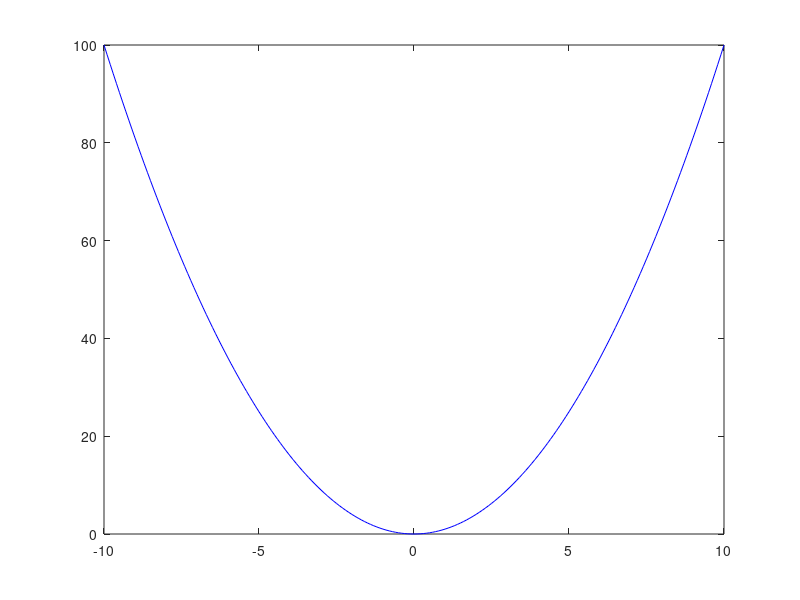
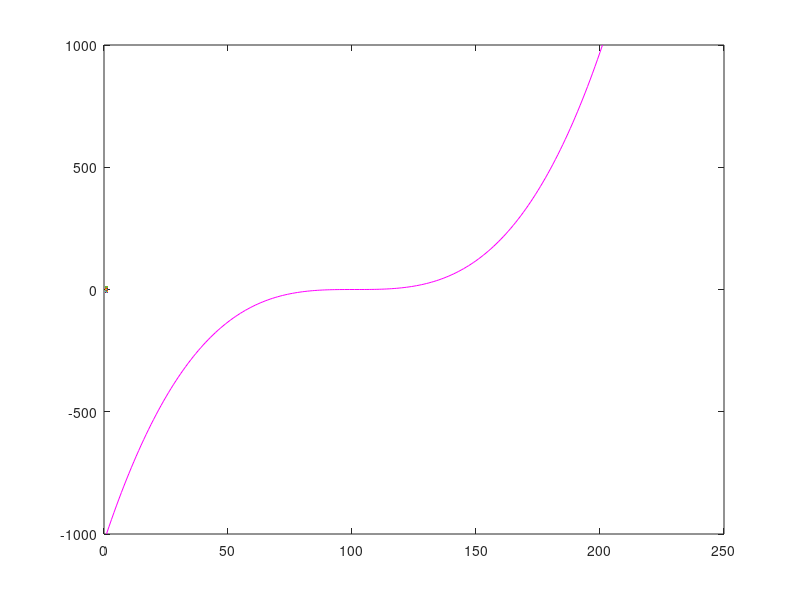

Reproduce these figures in MATLAB, in order.
n = 10;
t = -n:0.1:n;
y1 = t.^2;
y2 = t.^3;
h1=figure(1)       %maak een nieuw figuur aan (Figure 1)
plot(t,y1,'b'); %teken in dit Figure
figure(2)       %maak een tweede figuur aan (Figure 2)
h2=plot(t,y2,'r'); %teken iets in dit figuur
plot(h1,t,y2,'m')
